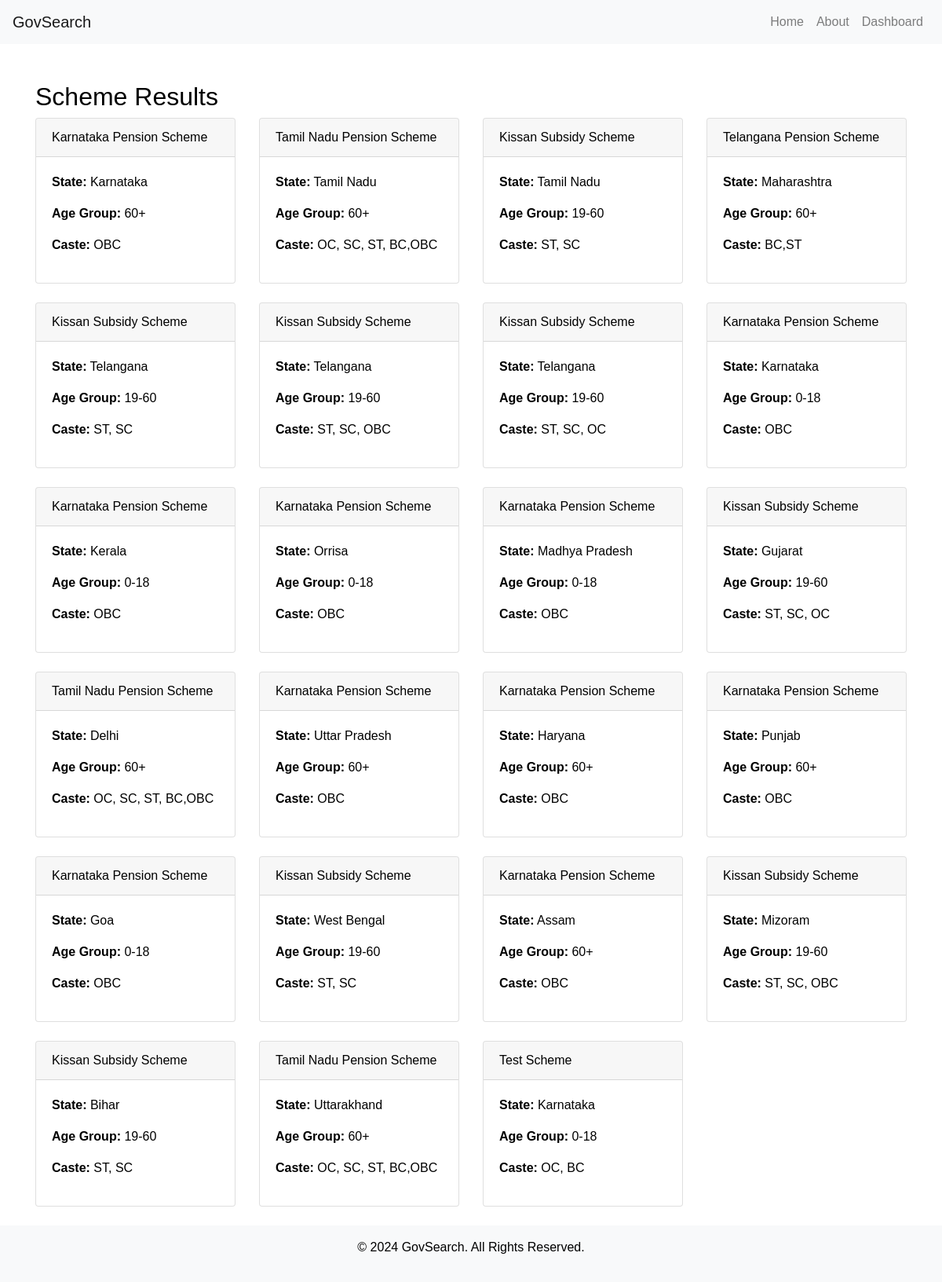
The app's page /results.php (signed in) with its own data.
### tables this page shows
CREATE TABLE `schemes` (
  `id` int(11) NOT NULL,
  `scheme_name` varchar(255) NOT NULL,
  `state` varchar(100) NOT NULL,
  `age_group` varchar(50) DEFAULT NULL,
  `caste` varchar(50) DEFAULT NULL
);

### results.php (the view, shortened to what this page needs)
<?php
include('db_connection.php');
$sql = "SELECT * FROM schemes WHERE 1=1";
$stmt = $conn->prepare($sql);
$stmt->execute();
$result = $stmt->get_result();
?>
<?php include('header.php'); ?>
<div class="container mt-5">
    <h2>Scheme Results</h2>
    <div class="row">
        <?php
        if ($result->num_rows > 0) {
            while ($row = $result->fetch_assoc()) {
                echo '<div class="col-md-3 col-sm-6 col-12 mb-4">';
                echo '<div class="card scheme-card">';
                echo '<div class="card-header">' . htmlspecialchars($row['scheme_name']) . '</div>';
                echo '<div class="card-body">';
                echo '<p><strong>State:</strong> ' . htmlspecialchars($row['state']) . '</p>';
                echo '<p><strong>Age Group:</strong> ' . htmlspecialchars($row['age_group']) . '</p>';
                echo '<p><strong>Caste:</strong> ' . htmlspecialchars($row['caste']) . '</p>';
                echo '</div>';
                echo '</div>';
                echo '</div>';
            }
        } else {
            echo '<p>No schemes found based on your filters.</p>';
        }
        ?>
    </div>
</div>
<?php include('footer.php'); ?>
</body>
</html>

### header.php (style rules this page uses)
body { background-color: #ffffff; color: #000000; font-family: Arial, sans-serif; }

### records on screen
schemes: scheme_name "Karnataka Pension Scheme", state "Karnataka", age_group "60+", caste "OBC"
schemes: scheme_name "Tamil Nadu Pension Scheme", state "Tamil Nadu", age_group "60+", caste "OC, SC, ST, BC,OBC"
schemes: scheme_name "Kissan Subsidy Scheme", state "Tamil Nadu", age_group "19-60", caste "ST, SC"
schemes: scheme_name "Telangana Pension Scheme", state "Maharashtra", age_group "60+", caste "BC,ST"
schemes: scheme_name "Kissan Subsidy Scheme", state "Telangana", age_group "19-60", caste "ST, SC"
schemes: scheme_name "Kissan Subsidy Scheme", state "Telangana", age_group "19-60", caste "ST, SC, OBC"
schemes: scheme_name "Kissan Subsidy Scheme", state "Telangana", age_group "19-60", caste "ST, SC, OC"
schemes: scheme_name "Karnataka Pension Scheme", state "Karnataka", age_group "0-18", caste "OBC"
schemes: scheme_name "Karnataka Pension Scheme", state "Kerala", age_group "0-18", caste "OBC"
schemes: scheme_name "Karnataka Pension Scheme", state "Orrisa", age_group "0-18", caste "OBC"
schemes: scheme_name "Karnataka Pension Scheme", state "Madhya Pradesh", age_group "0-18", caste "OBC"
schemes: scheme_name "Kissan Subsidy Scheme", state "Gujarat", age_group "19-60", caste "ST, SC, OC"
schemes: scheme_name "Tamil Nadu Pension Scheme", state "Delhi", age_group "60+", caste "OC, SC, ST, BC,OBC"
schemes: scheme_name "Karnataka Pension Scheme", state "Uttar Pradesh", age_group "60+", caste "OBC"
schemes: scheme_name "Karnataka Pension Scheme", state "Haryana", age_group "60+", caste "OBC"
schemes: scheme_name "Karnataka Pension Scheme", state "Punjab", age_group "60+", caste "OBC"
schemes: scheme_name "Karnataka Pension Scheme", state "Goa", age_group "0-18", caste "OBC"
schemes: scheme_name "Kissan Subsidy Scheme", state "West Bengal", age_group "19-60", caste "ST, SC"
schemes: scheme_name "Karnataka Pension Scheme", state "Assam", age_group "60+", caste "OBC"
schemes: scheme_name "Kissan Subsidy Scheme", state "Mizoram", age_group "19-60", caste "ST, SC, OBC"
schemes: scheme_name "Kissan Subsidy Scheme", state "Bihar", age_group "19-60", caste "ST, SC"
schemes: scheme_name "Tamil Nadu Pension Scheme", state "Uttarakhand", age_group "60+", caste "OC, SC, ST, BC,OBC"
schemes: scheme_name "Test Scheme", state "Karnataka", age_group "0-18", caste "OC, BC"
